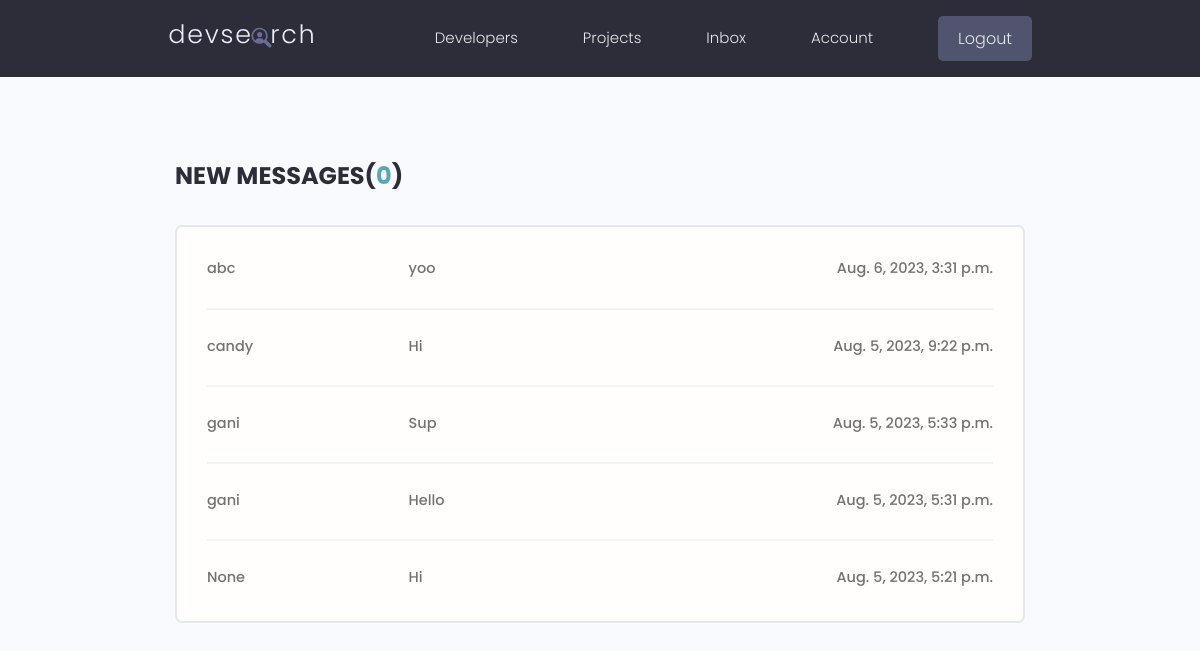
The page /inbox/ (signed in) on the database its author committed.
### users/models.py (models this page shows, shortened)
class Message(models.Model):
    sender = models.ForeignKey(
        Profile, on_delete=models.SET_NULL, null=True, blank=True)
    recipient = models.ForeignKey(
        Profile, on_delete=models.SET_NULL, null=True, blank=True, related_name="messages")
    name = models.CharField(max_length=200, null=True, blank=True)
    email = models.EmailField(max_length=200, null=True, blank=True)
    subject = models.CharField(max_length=200, null=True, blank=True)
    body = models.TextField()
    is_read = models.BooleanField(default=False, null=True)
    created=models.DateTimeField(auto_now_add=True)
    id=models.UUIDField(default=uuid.uuid4,unique=True,primary_key=True,editable=False)
    class Meta:
        ordering = ['is_read', '-created']

### users/views.py (the view)
# urls.py: path('inbox/',views.inbox,name="inbox"),
@login_required(login_url='login')
def inbox(request):
    profile = request.user.profile
    messageRequests = profile.messages.all()
    unreadCount = messageRequests.filter(is_read=False).count()
    context = {'messageRequests': messageRequests, 'unreadCount': unreadCount}
    return render(request, 'users/inbox.html', context)

### users/templates/users/inbox.html
{% extends 'main.html' %}
{% block content %}
  <main class="inbox my-xl">
    <div class="content-box">
      <h3 class="inbox__title">New Messages(<span>{{unreadCount}}</span>)</h3>
      <ul class="messages">
        {% for message in messageRequests %}
        {% if message.is_read == False %}
        <li class="message message--unread">
          {% else %}
        <li class="message">
          {% endif %}
          <a href="{% url 'message' message.id %}">
            <span class="message__author">{{message.name}}</span>
            <span class="message__subject">{{message.subject}}</span>
            <span class="message__date">{{message.created}}</span>
          </a>
        </li>
        {% endfor %}
      </ul>
    </div>
  </main>
  {% endblock content %}

### templates/main.html (shortened to what this page needs)
<!DOCTYPE html>
{% load static %}
<html lang="en">
<head>
        <link rel="stylesheet" href="https://cdn.iconmonstr.com/1.3.0/css/iconmonstr-iconic-font.min.css" />
        <link rel="stylesheet" href="{% static 'uikit/styles/uikit.css' %}" />
        <link rel="stylesheet" href="{% static 'styles/app.css' %}" />
        <link rel="stylesheet" href="https://cdnjs.cloudflare.com/ajax/libs/material-design-iconic-font/2.2.0/css/material-design-iconic-font.min.css" />
</head>
<body>
{% include 'navbar.html' %}
{% block content %}
{% endblock %}
</body>
</html>

### templates/navbar.html (shortened to what this page needs)
{% load static %}
<header class="header">
    <div class="container container--narrow">
      <a href="{% url 'profiles' %}" class="header__logo">
        <img src="{% static 'images/logo.svg' %}" alt="DevSearch Logo" />
      </a>
      <nav class="header__nav">
        <ul class="header__menu">
          <li class="header__menuItem"><a href="{% url 'profiles' %}">Developers</a></li>
          <li class="header__menuItem"><a href="{% url 'projects' %}">Projects</a></li>
          {% if request.user.is_authenticated %}
          <li class="header__menuItem"><a href="{% url 'inbox' %}">Inbox</a></li>
          <li class="header__menuItem"><a href="{% url 'account' %}">Account</a></li>
          <li class="header__menuItem"><a href="{% url 'logout' %}" class="btn btn--sub">Logout</a></li>
          {% else %}
          <li class="header__menuItem"><a href="{% url 'login' %}" class="btn btn--sub">Login/Sign Up</a></li>
          {% endif %}
        </ul>
      </nav>
    </div>
</header>

### static/styles/app.css (style rules this page uses)
:root { --color-sub: #2d2d39; }
.btn--sub { background-color: var(--color-sub-light); }
img { width: 100%; }
.content-box { width: 95%; max-width: 85rem; margin: 0 auto; }
.header { position: sticky; z-index: 111; background-color: var(--color-sub); padding: 1.5rem 0; }
.header > .container { display: flex; justify-content: space-between; align-items: center; }
.header__logo > img { height: 3.8rem; }
.header__nav > ul { display: inline-flex; align-items: center; list-style: none; gap: 6.5rem; }
.header__menuItem > a { color: var(--color-light); font-weight: 300; }
.inbox { height: 90vh; }
.inbox__title, .inbox__title span { font-size: 2.4rem; font-weight: 700; color: var(--color-sub); text-transform: uppercase; text-align: left; margin-bottom: 3rem; }
.inbox__title span { color: var(--color-main); }
.messages { list-style: none; background: var(--color-white); padding: 0.5rem 3rem; border: 2px solid var(--color-light); border-radius: 0.7rem; }
.message { padding: 2.5rem 0; }
.message > a span { font-size: 1.45rem; font-weight: 500; }
.message:not(:last-child) { border-bottom: 2px solid var(--color-white-light); }
.message > a { display: flex; gap: 1rem; }
.message__author, .message__date { flex-basis: 25%; }
.message__subject { flex-basis: 50%; }
.message__date { text-align: right; }

### static/uikit/styles/modules/_variables.css (style rules this page uses)
:root { --color-main: #5aa5b9; --color-main-light: #e6faff; --color-sub: #3f4156; --color-sub-light: #51546e; --color-sub-lighter: #ededfd; --color-text: #737373; --color-gray: #8b8b8b; --color-light: #e5e7eb; --color-light-gray: #767676; --color-bg: #f8fafd; --color-white: #fffefd; --color-white-light: #f3f3f3; --color-success: #359e64; --color-success-bg: #def8e8; --color-error: #fc4b0b; --color-error-bg: #fff2ee; --font-base: 'Poppins', arial, helvetica, 'Segoe UI', roboto, ubuntu, sans-serif; --font-monospace: 'Fira Code', 'Courier New', courier, monospace; --font-regular: 300; --font-medium: 500; --font-bold: 700; --generic-shadow: 1px 1px 5px #00000010; --generic-transition: all 0.3s ease-in-out; }

### static/uikit/styles/modules/_base.css (style rules this page uses)
* { margin: 0; padding: 0; box-sizing: border-box; text-rendering: optimizeLegibility; color: inherit; font-size: inherit; }
html { font-size: 50%; }
@media only screen and (min-width: 480px) { html { font-size: 56.25%; } }
@media only screen and (min-width: 1200px) { html { font-size: 62.5%; } }
body { line-height: 1.6; font-weight: 400; font-size: 1.5rem; color: var(--color-text); background-color: var(--color-bg); min-height: 100vh; }

### static/uikit/styles/modules/_typography.css (style rules this page uses)
* { font-family: var(--font-base); }
h3 { font-size: 3.2rem; font-weight: var(--font-medium); }
p, span, strong { font-size: 1.6rem; color: var(--color-text); font-weight: var(--font-regular); }
a { padding-bottom: 2px; text-decoration: none; display: inline-block; color: var(--color-main); font-weight: var(--font-medium); }

### static/uikit/styles/modules/_utilities.css (style rules this page uses)
.container { width: 92%; max-width: 165rem; margin: 0 auto; box-sizing: border-box; }
.container--narrow { width: 92%; max-width: 120rem; }
@media screen and (min-width: 1000px) { .container { width: 90%; } }
@media screen and (min-width: 1000px) { .container--narrow { width: 85%; } }
@media screen and (min-width: 1200px) { .container { width: 80%; } }
@media screen and (min-width: 1200px) { .container--narrow { width: 72%; } }
.my-xl { margin: 8rem auto; }

### static/uikit/styles/modules/_button.css (style rules this page uses)
.btn { display: inline-block; position: relative; cursor: pointer; background-color: var(--color-light); font-weight: var(--font-medium); color: var(--color-sub); text-decoration: none; padding: 1rem 2rem; border-radius: 0.5rem; border: none; width: -webkit-fit-content; width: -moz-fit-content; width: fit-content; height: -webkit-fit-content; height: -moz-fit-content; height: fit-content; font-size: 1.6rem; outline-width: 0; outline-color: transparent; -webkit-backface-visibility: hidden; backface-visibility: hidden; transition: all 0.3s ease-in-out; }
.btn--sub { background-color: var(--color-sub); color: var(--color-white); }

### rows shown on the page
Message: name "abc", subject "yoo", created "Aug. 6, 2023, 3:31 p.m."
Message: name "candy", subject "Hi", created "Aug. 5, 2023, 9:22 p.m."
Message: name "gani", subject "Sup", created "Aug. 5, 2023, 5:33 p.m."
Message: name "gani", subject "Hello", created "Aug. 5, 2023, 5:31 p.m."
Message: name "None", subject "Hi", created "Aug. 5, 2023, 5:21 p.m."

### other values the page prints
{{ unreadCount }} "0"
